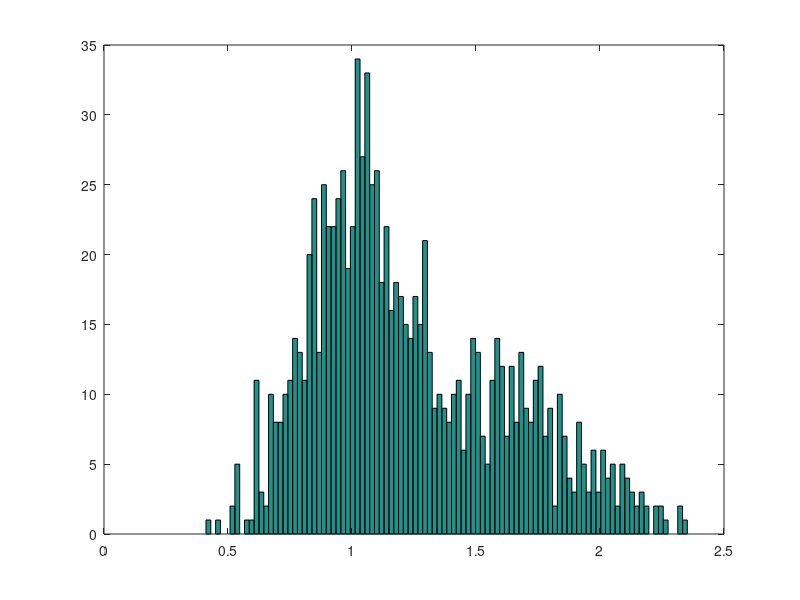
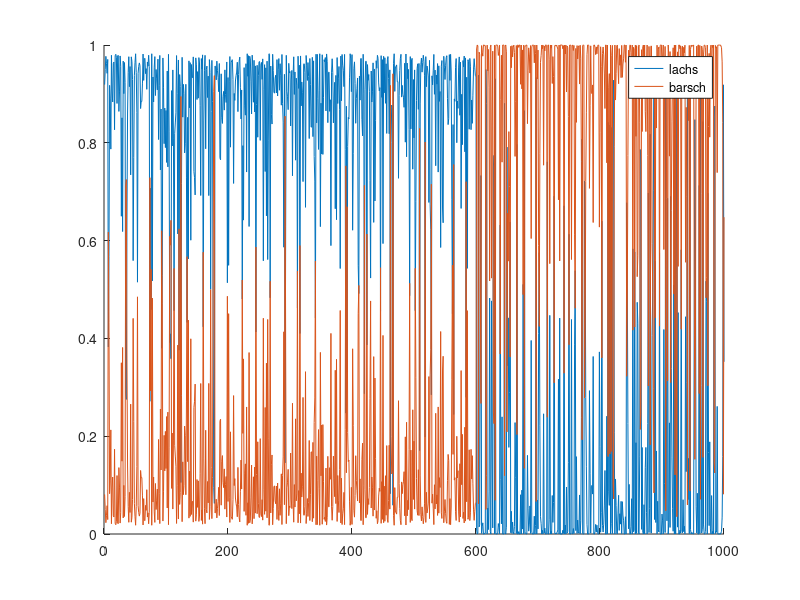

Write the MATLAB code that produced these figures, in order.
function lachsBarschAPosterio = Aufgabe2()
lengths = csvread('material/fische.csv');
fishCount = size(lengths);
figure(1)
hist(lengths,fishCount(1)/10);
barschProb = 0.5;
lachsProb = 0.5;
lachsBayesDecision=zeros(fishCount);
LachsWK = zeros(fishCount);
BarschWK =zeros(fishCount);
likelihoodLachs=zeros(fishCount);
likelihoodBarsch=zeros(fishCount);
for i = 1 :fishCount
    likelihoodLachs(i) = normpdf(lengths(i), 1, 0.2);
    likelihoodBarsch(i) = normpdf(lengths(i), 1.6, 0.3);
    evidence = likelihoodLachs(i)  * lachsProb + likelihoodBarsch(i) * barschProb;
    LachsWK(i) = likelihoodLachs(i)*lachsProb/evidence;
    BarschWK(i) = likelihoodBarsch(i) * barschProb/evidence;
    if(LachsWK(i) > BarschWK(i))
        lachsBayesDecision(i) = 1; % 1 4 Lachs
    else
        lachsBayesDecision(i)=-1; % -1 4 Barsch
    end
end
disp('next');

figure(2)
hold on;
plot(LachsWK);
plot(BarschWK);
legend('lachs','barsch');
%f)????????
%d) Die Kurve die höher ist der Fisch ist es. Wobei auf der X achse der
%Index für die Längen ist. 

%g) die erste annahme das es gleich viele Lachse und Barsche gibt
%beeinflußt den Prior. (deswegen ist er hier 0.5) 
%Die andere Anahme, das sie Normalverteilt sind und was die Parameter
%dieser Normalverteilung beeinflußt die Likelihood.
end